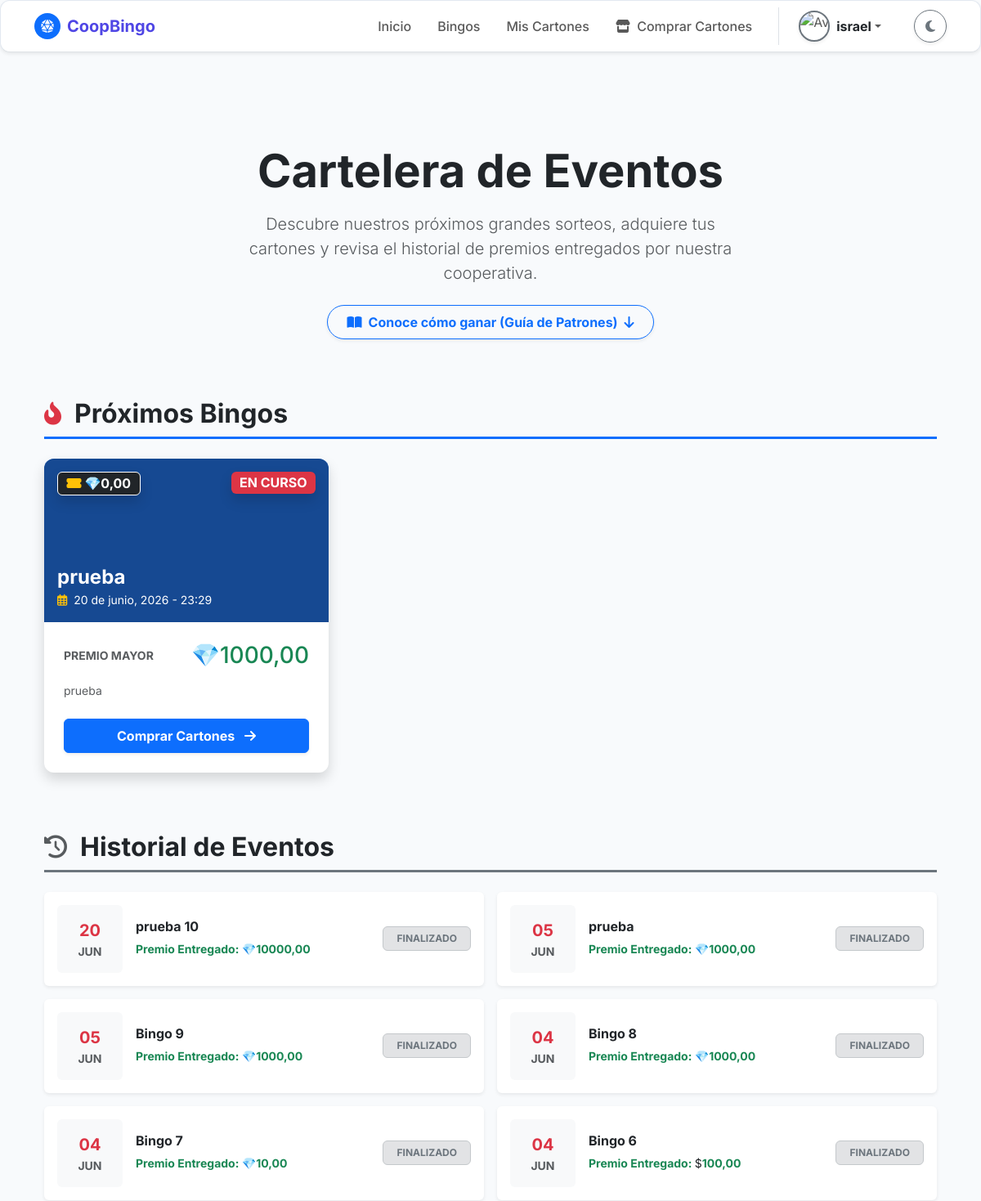
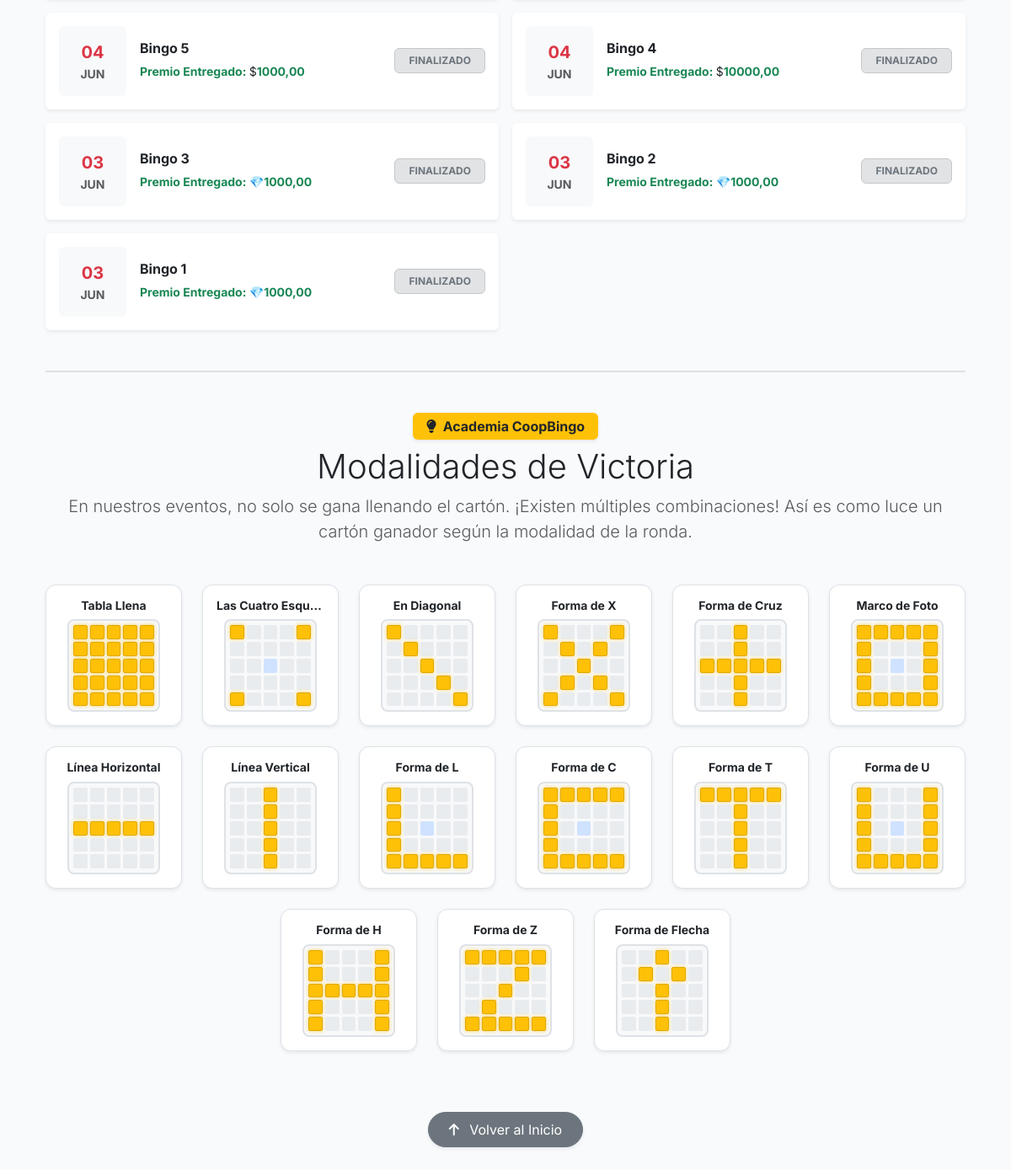
The app's page /bingo-publico/ (signed in) with its own data (2 pictures, top to bottom).
### bingo/models.py (models this page shows, shortened)
class Bingo(models.Model):
    TIPO_BINGO_CHOICES = [
        ('Virtual', 'Virtual'),
        ('Presencial', 'Presencial'),
    ]
    ESTADO_BINGO_CHOICES = [
        ('Programado', 'Programado'),
        ('En Curso', 'En Curso'),
        ('Finalizado', 'Finalizado'),
        ('Cancelado', 'Cancelado'),
    ]
    idbingo = models.AutoField(primary_key=True)
    idunidadmonetaria = models.ForeignKey(
        'UnidadMonetaria',
        on_delete=models.PROTECT,
        db_column='idunidadmonetaria',
        verbose_name="Unidad Monetaria"
    )
    titulobingo = models.CharField(
        max_length=150,
        verbose_name="Título del Bingo"
    )
    fechaprogramadabingo = models.DateTimeField(
        verbose_name="Fecha y Hora del Evento"
    )
    tipobingo = models.CharField(
        max_length=20,
        choices=TIPO_BINGO_CHOICES,
        verbose_name="Tipo de Bingo"
    )
    lugarbingo = models.CharField(
        max_length=255,
        null=True,
        blank=True,
        verbose_name="Lugar (si es presencial)"
    )
    urlsesionbingo = models.CharField(
        max_length=255,
        null=True,
        blank=True,
        verbose_name="Link de la sesión (si es virtual)"
    )
    preciocarton = models.DecimalField(
        max_digits=10,
        decimal_places=2,
        validators=[MinValueValidator(Decimal('0.01'))],
        verbose_name="Precio del Cartón"
    )
    premiomayor = models.DecimalField(
        max_digits=10,
        decimal_places=2,
        verbose_name="Monto del Premio Mayor"
    )
    descripcionpremiomayor = models.CharField(
        max_length=100,
        verbose_name="¿Qué es el premio mayor?"
    )
    estadobingo = models.CharField(
        max_length=20,
        choices=ESTADO_BINGO_CHOICES,
        default='Programado',
        verbose_name="Estado del Bingo"
    )
    rutaimagenpremiomayor = models.ImageField(
        upload_to='bingo/imagen_premio_mayor/',
        max_length=300,
        null=True,
        blank=True,
        verbose_name="Imagen del Premio"
    )
    urlvideopromocional = models.FileField(
        upload_to='bingo/video_promocional/',
        max_length=300,
        null=True,
        blank=True,
        verbose_name="Video Promocional"
    )
    descripcionpremios = models.TextField(
        max_length=500,
        null=True,
        blank=True,
        verbose_name="Descripción de otros premios"
    )
    class Meta:
        db_table = 'Bingo'
        verbose_name = 'Bingo'
        verbose_name_plural = 'Bingos'

class UnidadMonetaria(models.Model):
    TIPO_MONEDA_CHOICES = [
        ('Efectivo', 'Efectivo'),
        ('Virtual', 'Virtual'),
    ]
    idunidadmonetaria = models.AutoField(primary_key=True)
    nombremoneda = models.CharField(max_length=100, unique=True, verbose_name="Nombre de la Moneda")
    tipomoneda = models.CharField(max_length=12, choices=TIPO_MONEDA_CHOICES, verbose_name="Tipo de Moneda")
    simbolomoneda = models.CharField(max_length=255, verbose_name="Símbolo")
    tasaconversionmoneda = models.DecimalField(max_digits=10, decimal_places=2, default=1.00, verbose_name="Tasa de Conversión")
    estadomoneda = models.BooleanField(default=True, verbose_name="Estado Activo")
    class Meta:
        db_table = 'unidadmonetaria'
        verbose_name = 'Unidad Monetaria'
        verbose_name_plural = 'Unidades Monetarias'

### bingo/views.py (the view)
# urls.py: path('bingo-publico/', views.bingo_publico, name='bingo'), # Apunta a comunes/bingo.html
def bingo_publico(request):
    bingos_activos = Bingo.objects.filter(
        estadobingo__in=['Programado', 'En Curso']
    ).order_by('fechaprogramadabingo')
    bingos_pasados = Bingo.objects.filter(
        estadobingo__in=['Finalizado', 'Cancelado']
    ).order_by('-fechaprogramadabingo') # Ordenados del más reciente al más antiguo
    ahora = timezone.now()
    for b in bingos_activos:
        if b.fechaprogramadabingo:
            hora_apertura = b.fechaprogramadabingo - timedelta(minutes=30)
            partida_activa = PartidaBingo.objects.filter(
                idbingo=b,
                estadopartida__in=['Programada', 'En Juego']
            ).order_by('idpartidabingo').first()
            if ahora >= hora_apertura and partida_activa:
                b.sala_abierta = True
                b.id_partida_a_entrar = partida_activa.idpartidabingo
            else:
                b.sala_abierta = False
        else:
            b.sala_abierta = False
    contexto = {
        'bingos_activos': bingos_activos,
        'bingos_pasados': bingos_pasados,
        'unidad_monetaria': UnidadMonetaria.objects.first()
    }
    return render(request, 'comunes/bingo.html', contexto)

### bingo/templates/comunes/bingo.html (shortened to what this page needs)
{% extends 'comunes/base.html' %}
{% load static %}
{% block content %}
<div class="container text-center py-5 mt-3 mb-4">
    <h1 class="display-4 fw-bold tracking-tight mb-3 animate__animated animate__fadeInDown text-body">
        Cartelera de Eventos
    </h1>
    <p class="lead text-body-secondary mx-auto" style="max-width: 600px;">
        Descubre nuestros próximos grandes sorteos, adquiere tus cartones y revisa el historial de premios entregados por nuestra cooperativa.
    </p>
    <div class="mt-4 animate__animated animate__fadeInUp">
        <a href="#guia-patrones" class="btn btn-outline-primary rounded-pill px-4 py-2 fw-bold shadow-sm">
            <i class="fas fa-book-open me-2"></i>Conoce cómo ganar (Guía de Patrones) <i class="fas fa-arrow-down ms-1"></i>
        </a>
    </div>
</div>
<div class="container pb-5">
    <div class="d-flex align-items-center mb-4 border-bottom border-primary border-3 pb-2">
        <i class="fas fa-fire-alt text-danger fs-3 me-3 animate__animated animate__pulse animate__infinite"></i>
        <h2 class="fw-bold text-body mb-0">Próximos Bingos</h2>
    </div>
    <div class="row g-4 mb-5 pb-4">
        {% for bingo in bingos_activos %}
        <div class="col-md-6 col-lg-4">
            <div class="card-minimalista h-100 shadow border-0 overflow-hidden transform-hover bg-body">
                <div class="bg-primary text-center position-relative" style="height: 200px; {% if bingo.rutaimagenpremiomayor %}background: url('{{ bingo.rutaimagenpremiomayor.url }}') center/cover;{% endif %}">
                    <div class="position-absolute top-0 start-0 w-100 h-100 bg-dark opacity-50"></div>
                    <span class="position-absolute top-0 end-0 m-3 badge {% if bingo.estadobingo == 'En Curso' %}bg-danger animate__animated animate__flash animate__infinite{% else %}bg-warning text-dark{% endif %} fs-6 shadow">
                        {{ bingo.estadobingo|upper }}
                    </span>
                    <span class="position-absolute top-0 start-0 m-3 badge bg-dark border border-white fs-6 shadow">
                        <i class="fas fa-ticket-alt text-warning me-1"></i>{{ bingo.idunidadmonetaria.simbolomoneda }}{{ bingo.preciocarton }}
                    </span>
                    <div class="position-absolute bottom-0 start-0 w-100 p-3 text-start text-white text-shadow-sm z-index-1">
                        <h4 class="fw-bold mb-0 text-truncate" title="{{ bingo.titulobingo }}">{{ bingo.titulobingo }}</h4>
                        <small><i class="far fa-calendar-alt me-1 text-warning"></i> {{ bingo.fechaprogramadabingo|date:"d \d\e F, Y - H:i" }}</small>
                    </div>
                </div>
                <div class="card-body p-4">
                    <div class="d-flex justify-content-between align-items-center mb-3">
                        <span class="text-body-secondary small fw-bold text-uppercase">Premio Mayor</span>
                        <h3 class="text-success fw-black mb-0"><span class="text-body fw-normal">{{ bingo.idunidadmonetaria.simbolomoneda }}</span>{{ bingo.premiomayor }}</h3>
                    </div>
                    <p class="text-body-secondary small mb-4 line-clamp-2">{{ bingo.descripcionpremiomayor }}</p>
                    <div class="d-flex flex-column gap-2">
                        <a href="{% url 'venta_cartones' %}" class="btn btn-primary w-100 fw-bold py-2 shadow-sm">
                            Comprar Cartones <i class="fas fa-arrow-right ms-2"></i>
                        </a>
                    </div>
                </div>
            </div>
        </div>
        {% endfor %}
    </div>
    <div class="d-flex align-items-center mb-4 border-bottom border-secondary border-3 pb-2 mt-5">
        <i class="fas fa-history text-body-secondary fs-3 me-3"></i>
        <h2 class="fw-bold text-body mb-0">Historial de Eventos</h2>
    </div>
    <div class="row g-3">
        {% for bingo in bingos_pasados %}
        <div class="col-12 col-md-6">
            <div class="card border-0 bg-body shadow-sm p-3 d-flex flex-row align-items-center grayscale-hover transition-all">
                <div class="bg-body-tertiary rounded p-3 text-center me-3" style="width: 80px;">
                    <span class="d-block text-danger fw-bold fs-5">{{ bingo.fechaprogramadabingo|date:"d" }}</span>
                    <span class="d-block text-body-secondary small text-uppercase fw-bold">{{ bingo.fechaprogramadabingo|date:"M" }}</span>
                </div>
                <div class="flex-grow-1">
                    <h6 class="fw-bold text-body mb-1">{{ bingo.titulobingo }}</h6>
                    <span class="text-success small fw-bold">Premio Entregado: <span class="text-body fw-normal">{{ bingo.idunidadmonetaria.simbolomoneda }}</span>{{ bingo.premiomayor }}
                </div>
                <div>
                    {% if bingo.estadobingo == 'Cancelado' %}
                        <span class="badge bg-danger-subtle text-danger border border-danger-subtle px-3 py-2">CANCELADO</span>
                    {% else %}
                        <span class="badge bg-secondary-subtle text-secondary border border-secondary-subtle px-3 py-2">FINALIZADO</span>
                    {% endif %}
                </div>
            </div>
        </div>
        {% empty %}
        <div class="col-12 text-center py-4 text-body-secondary">
            <small><i class="fas fa-info-circle me-1"></i> Aún no hay eventos registrados en el historial.</small>
        </div>
        {% endfor %}
    </div>
    <div id="guia-patrones" class="pt-5 mt-5 border-top border-2">
        <div class="text-center mb-5">
            <span class="badge bg-warning text-dark mb-2 px-3 py-2 fw-bold fs-6 shadow-sm"><i class="fas fa-lightbulb me-1"></i> Academia CoopBingo</span>
            <h2 class="fw-black text-body display-6">Modalidades de Victoria</h2>
            <p class="text-body-secondary lead max-w-75 mx-auto">En nuestros eventos, no solo se gana llenando el cartón. ¡Existen múltiples combinaciones! Así es como luce un cartón ganador según la modalidad de la ronda.</p>
        </div>
        <div class="row g-4 justify-content-center" id="contenedor-patrones"></div>
        <div class="text-center mt-5 pt-4">
            <a href="#top-cartelera" class="btn btn-secondary rounded-pill px-4 py-2 shadow-sm">
                <i class="fas fa-arrow-up me-2"></i> Volver al Inicio
            </a>
        </div>
    </div>
</div>
{% endblock %}

### bingo/templates/comunes/navbar.html (shortened to what this page needs)
{% load static %}
<nav class="navbar navbar-expand-lg border-bottom card-minimalista mb-4 shadow-sm">
    <div class="container">
        <a class="navbar-brand fw-bold d-flex align-items-center" href="{% url 'inicio' %}" style="color: var(--color-primario);">
            <div class="rounded-circle bg-primary d-flex align-items-center justify-content-center me-2" style="width: 32px; height: 32px;">
                <i class="fas fa-dice-d20 text-white" style="font-size: 16px;"></i>
            </div>
            <span>CoopBingo</span>
        </a>
        <div class="collapse navbar-collapse" id="navPrincipal">
            <ul class="navbar-nav ms-auto align-items-center">
                <li class="nav-item">
                    <a class="nav-link px-3 fw-medium" href="{% url 'inicio' %}">Inicio</a>
                </li>
                <li class="nav-item">
                        <a class="nav-link px-3 fw-medium" href="{% url 'bingo' %}">Bingos</a>
                </li>
                {% if user.is_authenticated %}
                    <li class="nav-item">
                        <a class="nav-link px-3 fw-medium" href="{% url 'mis_cartones' %}">Mis Cartones</a>
                    </li>
                    <li class="nav-item">
                        <a class="nav-link px-3 fw-medium" href="{% url 'venta_cartones' %}">
                            <i class="fas fa-store me-1"></i> Comprar Cartones
                        </a>
                    </li>
                    <li class="nav-item dropdown ms-lg-3 ps-lg-3 border-start-lg">
                        <a class="nav-link dropdown-toggle d-flex align-items-center py-1" href="#" id="userDropdown" role="button" data-bs-toggle="dropdown" aria-expanded="false">
                            {% if request.session.avatar_url %}
                                <img src="{{ request.session.avatar_url }}" alt="Avatar" class="rounded-circle object-fit-cover me-2 border border-2 border-primary shadow-sm" style="width: 38px; height: 38px;">
                            {% else %}
                                <img src="{% static 'img/default_avatar.png' %}" alt="Avatar" class="rounded-circle object-fit-cover me-2 border border-2 border-secondary shadow-sm" style="width: 38px; height: 38px;">
                            {% endif %}
                            <span class="fw-bold text-body">{{ request.session.user_nombre|default:user.first_name }}</span>
                        </a>
                    </li>
                {% endif %}
                <li class="nav-item ms-lg-3 ps-lg-3 mt-3 mt-lg-0 pt-3 pt-lg-0">
                    <button class="btn btn-outline-secondary rounded-circle shadow-sm d-flex justify-content-center align-items-center" id="themeToggle" style="width: 40px; height: 40px;">
                        <i class="fas fa-moon" id="themeIcon"></i>
                    </button>
                </li>
            </ul>
        </div>
    </div>
</nav>

### bingo/static/css/base.css (style rules this page uses)
:root { --bg-principal: #f8fafc; --bg-tarjetas: #ffffff; --texto-principal: #1e293b; --texto-secundario: #64748b; --color-primario: #4f46e5; --color-primario-hover: #4338ca; --borde-suave: 1px solid #e2e8f0; --sombra-minimalista: 0 4px 6px -1px rgba(0, 0, 0, 0.05), 0 2px 4px -1px rgba(0, 0, 0, 0.03); }
body { background-color: var(--bg-principal); color: var(--texto-principal); font-family: 'Inter', sans-serif; transition: background-color 0.3s ease, color 0.3s ease; -webkit-font-smoothing: antialiased; }
.card-minimalista { background-color: var(--bg-tarjetas); border: var(--borde-suave); border-radius: 12px; box-shadow: var(--sombra-minimalista); transition: transform 0.2s ease, box-shadow 0.2s ease, background-color 0.3s ease; }
.nav-link { transition: color 0.3s ease; }

### bingo/templates/comunes/navbar.html (style rules this page uses)
@media (min-width: 992px) { .border-start-lg { border-left: 1px solid var(--bs-border-color) !important; } }

### bingo/templates/comunes/bingo.html (style rules this page uses)
html { scroll-behavior: smooth; }
.line-clamp-2 { display: -webkit-box; -webkit-line-clamp: 2; -webkit-box-orient: vertical; overflow: hidden; }
.transform-hover { transition: transform 0.3s ease, box-shadow 0.3s ease; }

### records on screen
Bingo: estadobingo "EN CURSO", idunidadmonetaria.simbolomoneda "💎", preciocarton "0,00", titulobingo "prueba", fechaprogramadabingo "20 de junio, 2026 - 23:29", premiomayor "1000,00", descripcionpremiomayor "prueba"
Bingo: fechaprogramadabingo "20", fechaprogramadabingo "JUN", titulobingo "prueba 10", idunidadmonetaria.simbolomoneda "💎", premiomayor "10000,00", estadobingo "FINALIZADO"
Bingo: fechaprogramadabingo "05", fechaprogramadabingo "JUN", titulobingo "prueba", idunidadmonetaria.simbolomoneda "💎", premiomayor "1000,00", estadobingo "FINALIZADO"
Bingo: fechaprogramadabingo "05", fechaprogramadabingo "JUN", titulobingo "Bingo 9", idunidadmonetaria.simbolomoneda "💎", premiomayor "1000,00", estadobingo "FINALIZADO"
Bingo: fechaprogramadabingo "04", fechaprogramadabingo "JUN", titulobingo "Bingo 8", idunidadmonetaria.simbolomoneda "💎", premiomayor "1000,00", estadobingo "FINALIZADO"
Bingo: fechaprogramadabingo "04", fechaprogramadabingo "JUN", titulobingo "Bingo 7", idunidadmonetaria.simbolomoneda "💎", premiomayor "10,00", estadobingo "FINALIZADO"
Bingo: fechaprogramadabingo "04", fechaprogramadabingo "JUN", titulobingo "Bingo 6", idunidadmonetaria.simbolomoneda "$", premiomayor "100,00", estadobingo "FINALIZADO"
Bingo: fechaprogramadabingo "04", fechaprogramadabingo "JUN", titulobingo "Bingo 5", idunidadmonetaria.simbolomoneda "$", premiomayor "1000,00", estadobingo "FINALIZADO"
Bingo: fechaprogramadabingo "04", fechaprogramadabingo "JUN", titulobingo "Bingo 4", idunidadmonetaria.simbolomoneda "$", premiomayor "10000,00", estadobingo "FINALIZADO"
Bingo: fechaprogramadabingo "03", fechaprogramadabingo "JUN", titulobingo "Bingo 3", idunidadmonetaria.simbolomoneda "💎", premiomayor "1000,00", estadobingo "FINALIZADO"
Bingo: fechaprogramadabingo "03", fechaprogramadabingo "JUN", titulobingo "Bingo 2", idunidadmonetaria.simbolomoneda "💎", premiomayor "1000,00", estadobingo "FINALIZADO"
Bingo: fechaprogramadabingo "03", fechaprogramadabingo "JUN", titulobingo "Bingo 1", idunidadmonetaria.simbolomoneda "💎", premiomayor "1000,00", estadobingo "FINALIZADO"

### other values on screen
{{ request.session.user_nombre|default:user.first_name }} "israel"
